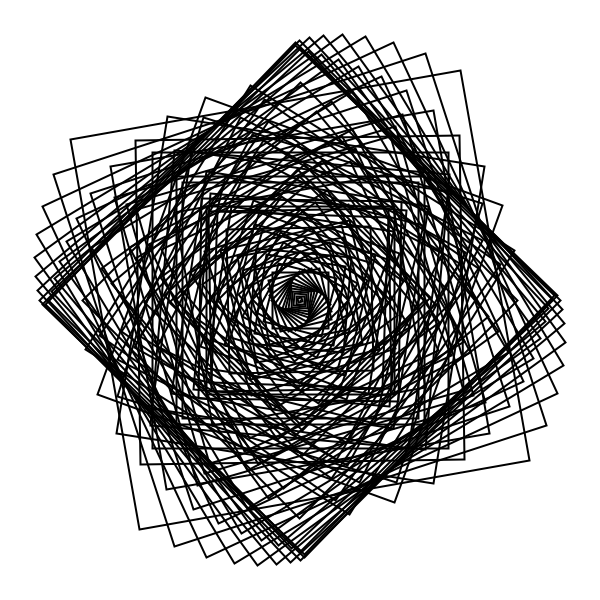
Frame 1 (no input)
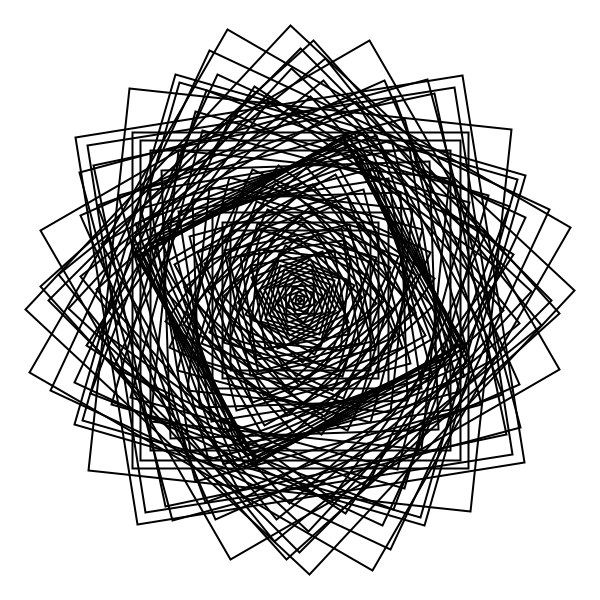
Frame 60 (the mouse pressed at the canvas centre just before this capture)
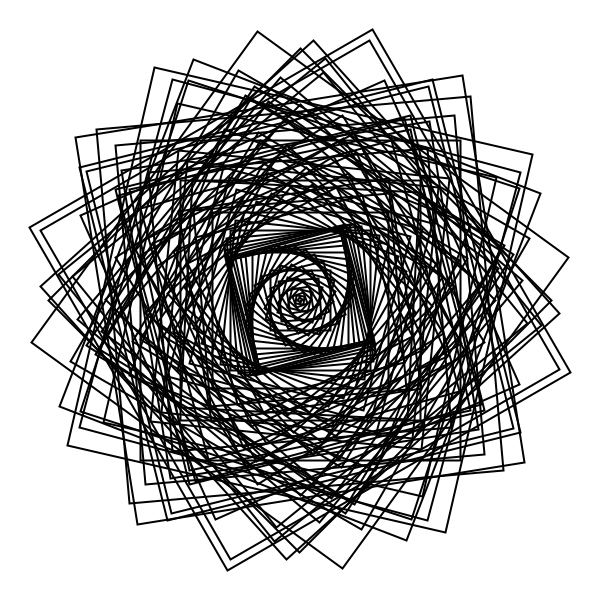
Frame 120 (the mouse held since frame 60 and released just before this capture)

The Processing sketch that drew these frames (run headless with seeded random() and noise(); from frame 60 on, the mouse is pressed at the canvas centre):

// Processing sketch: Matrix
// ── Matrix.pde
float theta = 0;

void setup()
{

  size(600, 600);
  rectMode(CENTER);
   
}
  
void draw()
{
  background(255);    

  noFill();
  
  pushMatrix();
  theta ++;
  translate(width/2, height/2);
  rotate(radians(theta));
  scale(2);
  rect(0,0,100,100);
  popMatrix();


  pushMatrix();
  translate(width/2, height/2);
  
  scale(2);  
  for(int i=0; i <100; i++)
  {
  rotate(radians(-theta+i));
  rect(0, 0, i*2, i*2);
  }
  popMatrix();
  
  
  
}
